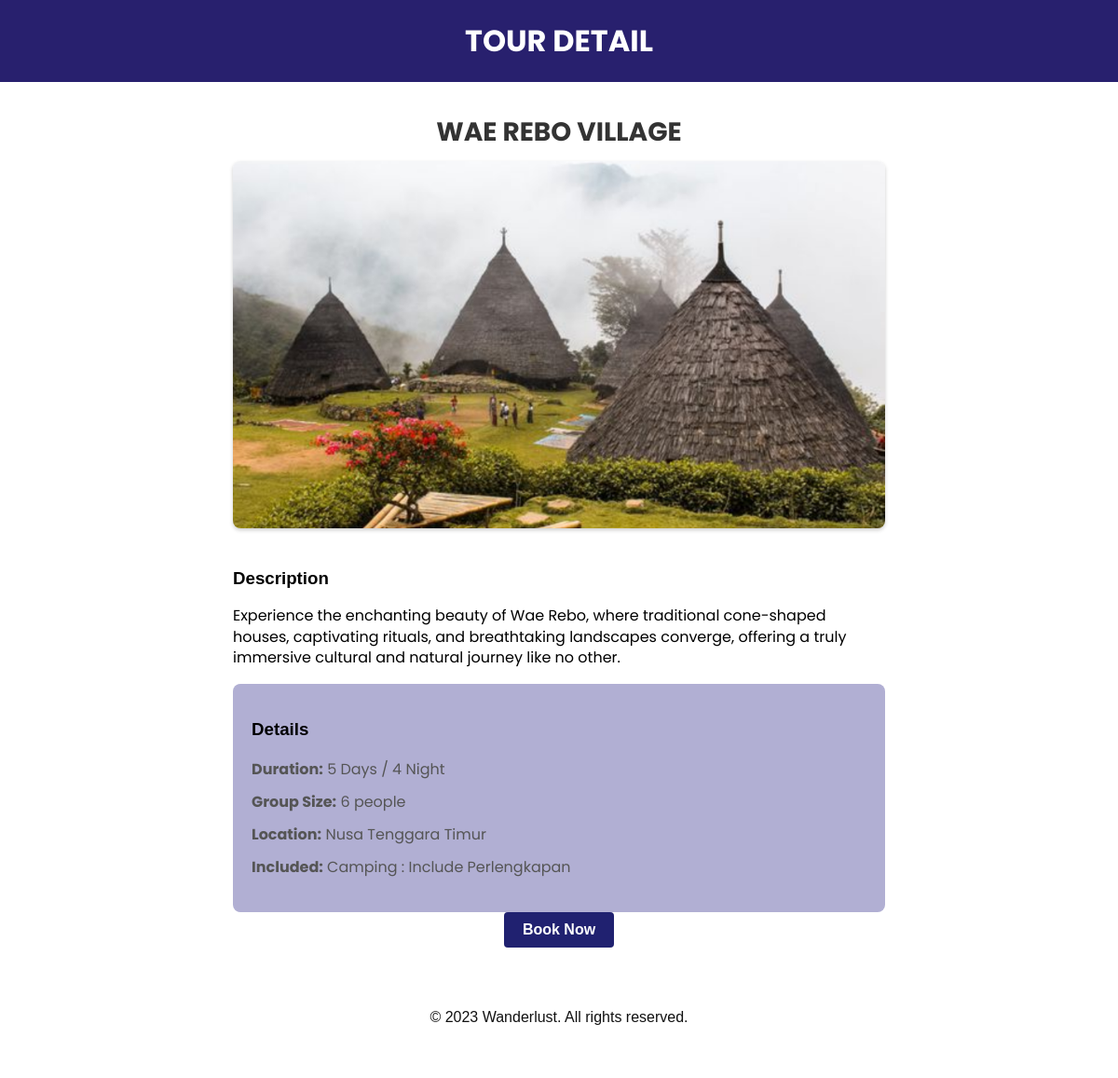
Page /wanderlust/deskripsi.php?id=2 on the committed database.
### tables this page shows
CREATE TABLE `paket` (
  `id_paket` int(11) NOT NULL,
  `id_keterangan` int(11) NOT NULL,
  `jumlah_hari` int(11) NOT NULL,
  `keterangan_paket` varchar(50) NOT NULL
);

CREATE TABLE `wisata` (
  `id_wisata` int(11) NOT NULL,
  `nama_wisata` varchar(250) NOT NULL,
  `deskripsi_wisata` text NOT NULL,
  `harga_wisata` int(11) NOT NULL,
  `img_wisata` varchar(255) NOT NULL
);

CREATE TABLE `lokasi` (
  `id_lokasi` int(11) NOT NULL,
  `nama` varchar(50) NOT NULL,
  `keterangan` varchar(100) NOT NULL
);

CREATE TABLE `penginapan` (
  `id_penginapan` int(11) NOT NULL,
  `nama_penginapan` varchar(100) NOT NULL,
  `harga` int(11) NOT NULL
);

### wanderlust/conn.php (called while the page is built, shortened)
<?php
$servername = "localhost";
$username = "root";
$password_db = "";
$database = "wanderlust";
$conn = new mysqli($servername, $username, $password_db, $database);
function queryData(string $query): array {
    global $conn;
    $data = [];
    $result = $conn->query($query);
    while($row = $result->fetch_assoc()) {
        array_push($data, $row);
    }
    return $data;
}
?>

### wanderlust/deskripsi.php (the view, shortened to what this page needs)
<?php
require_once "conn.php";
$id = $_GET["id"];
$query = "SELECT * FROM paket as p
JOIN keterangan_paket AS kp ON kp.id_keterangan = p.id_keterangan
JOIN penginapan AS pn ON pn.id_penginapan = kp.id_penginapan
JOIN wisata AS w ON w.id_wisata = kp.id_wisata
JOIN lokasi AS l ON l.id_lokasi = kp.id_lokasi
WHERE id_paket = $id;
";
$data = queryData($query);
$data = $data[0];
?>
<!DOCTYPE html>
<html lang="en">
<head>
  <link rel="stylesheet" href="assets/css/style4.css">
</head>
<body>
  <header>
    <h1>Tour Detail</h1>
  </header>
  <main class="container">
    <section class="tour-detail">
      <h2 class="tour-title"><?= $data["nama_wisata"] ?></h2>
      <div class="tour-image">
      <img src="./assets/images/<?= $data["img_wisata"] ?>" alt="Gambar <?= $data["img_wisata"] ?>" loading="lazy">
      </div>
      <div class="tour-description">
        <h3>Description</h3>
        <p>
          <?= $data["deskripsi_wisata"] ?>
        </p>
      </div>
      <div class="tour-details">
        <h3>Details</h3>
        <ul>
          <li><strong>Duration:</strong> <?= $data["keterangan_paket"] ?></li>
          <li><strong>Group Size:</strong> 6 people</li>
          <li><strong>Location:</strong> <?= $data["keterangan"] ?> </li>
          <li><strong>Included:</strong> <?= $data["nama_penginapan"]?> </li>
        </ul>
      </div>
      <div class="btn-container">
         <a href="booking.php" class="btn btn-secondary">Book Now</a>
         </div>
    </section>
    <footer>
    <div class="container">
      <div class="footer-text">
        <p>&copy; 2023 Wanderlust. All rights reserved.</p>
      </div>
    </div>
  </footer>
  </main>
</body>
</html>

### wanderlust/assets/css/style4.css (style rules this page uses)
body { font-family: Arial, sans-serif; margin: 0; padding: 0; }
header { background-color: #28206e; color: #fff; padding: 20px; text-align: center; }
header h1 { margin: 0; font-family: "Poppins", sans-serif; font-size: 32px; text-transform: uppercase; }
.container { max-width: 700px; margin: 0 auto; padding: 10px; display: flex; flex-direction: column; justify-content: center; }
.tour-detail { margin-bottom: 20px; }
.tour-title { font-size: 28px; text-transform: uppercase; font-weight: bold; margin-bottom: 10px; text-align: center; color: #333; font-family: "Poppins", sans-serif; }
.tour-image img { max-width: 100%; height: auto; margin-bottom: 20px; border-radius: 8px; box-shadow: 0 2px 4px rgba(0, 0, 0, 0.2); }
.tour-description p { line-height: 1.4; color: #000000; font-family: "Poppins", sans-serif; }
.tour-details { background-color: #b1afd3; padding: 20px; border-radius: 8px; }
.tour-details ul { list-style: none; padding: 0; }
.tour-details ul li { margin-bottom: 10px; color: #555; font-family: "Poppins", sans-serif; }
.btn { display: inline-block; padding: 10px 20px; font-size: 16px; font-weight: bold; text-align: center; text-decoration: none; border-radius: 4px; transition: background-color 0.3s; }
.btn-container { text-align: center; }
.btn-secondary { background-color: #202170; color: #fff; }
footer { background-color: #ffffff; color: #000000ef; padding: 20px; text-align: center; }

### rows in the picture
paket: wisata.nama_wisata "WAE REBO VILLAGE", wisata.img_wisata (picture), wisata.deskripsi_wisata "Experience the enchanting beauty of Wae Rebo, where traditional cone-shaped houses, captivating rituals, and breathtaking landscapes converge, offering a truly immersive cultural and natural journey like no other.", keterangan_paket "5 Days / 4 Night", lokasi.keterangan "Nusa Tenggara Timur", penginapan.nama_penginapan "Camping : Include Perlengkapan"
